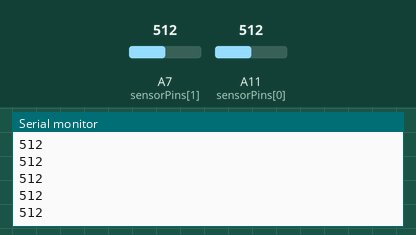
Bench run of a sketch on a simulated Arduino Mega 2560, built with avr-gcc and run on an emulated ATmega2560. Parts: the last lines printed to the serial monitor. The inputs (shaded band) are chosen by the test bench; at power-on: A7 (sensorPins[1]) = 512, A11 (sensorPins[0]) = 512.

Above: at 1.2 s.
1.3 s: A7 (sensorPins[1]) set to 716
At 2.3 s:
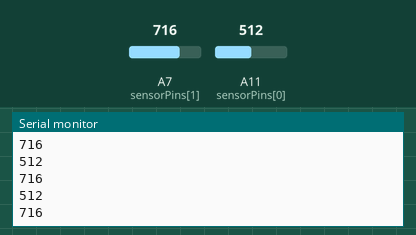
2.8 s: A11 (sensorPins[0]) set to 306
At 3.5 s:
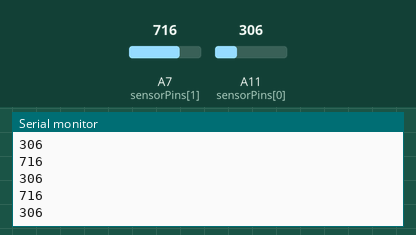
4.3 s: A7 (sensorPins[1]) set to 900
At 5.2 s:
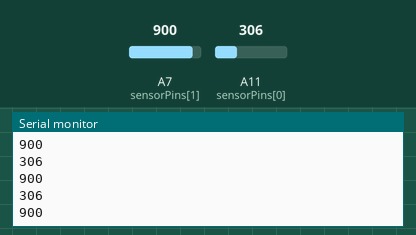
5.8 s: A11 (sensorPins[0]) set to 122
At 6.9 s:
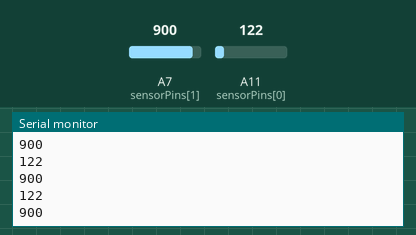
Timing chart, 0 to 8.3 s (numbered marks = the images above; inputs shaded):
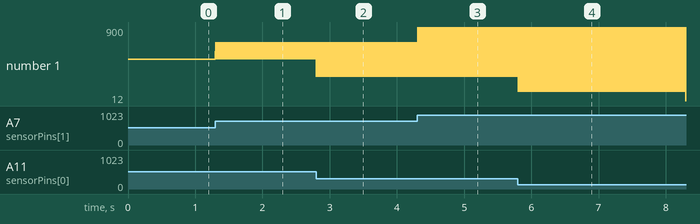

The sketch:

Test_Sensors.ino
```cpp
const int sensorPins[3] = {A11,A7,A10} ;
const int inputs = 3 ;

int pin1 = 0 ;
int pin2 = 0 ;

void setup() {
  Serial.begin(9600) ;
}

void loop() {
  pin1 = analogRead(sensorPins[0]) ;
  pin2 = analogRead(sensorPins[1]) ;
  Serial.println(pin1) ;
  Serial.println(pin2) ;
  delay(10) ;
  /*
  for (int i=0; i<inputs; i++) {
    Serial.println(analogRead(sensorPins[i])) ;
    delay(10) ;
  }
  */
}
```

Measured:
- after the input at 1.3 s, the serial monitor: prints a new line at once (image 1)
- after the input at 2.8 s, the serial monitor: prints a new line at once (image 2)
- after the input at 4.3 s, the serial monitor: prints a new line at once (image 3)
- after the input at 5.8 s, the serial monitor: prints a new line at once (image 4)
- plotted number 1: 512 → 716 after the input at 1.3 s, 716 → 900 after the input at 4.3 s, 900 → 12 after the input at 5.8 s
